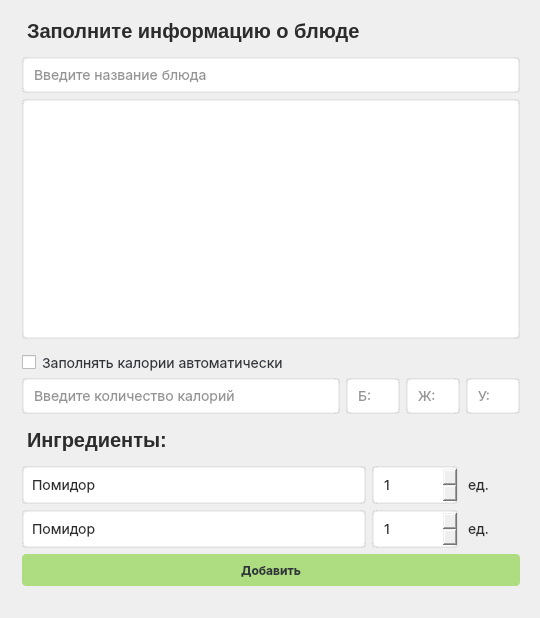
<?xml version="1.0" encoding="UTF-8"?>
<ui version="4.0">
 <class>MainWindow</class>
 <widget class="QMainWindow" name="MainWindow">
  <property name="geometry">
   <rect>
    <x>0</x>
    <y>0</y>
    <width>540</width>
    <height>618</height>
   </rect>
  </property>
  <property name="minimumSize">
   <size>
    <width>540</width>
    <height>0</height>
   </size>
  </property>
  <property name="maximumSize">
   <size>
    <width>540</width>
    <height>16777215</height>
   </size>
  </property>
  <property name="windowTitle">
   <string>Умное меню - Добавить блюдо</string>
  </property>
  <widget class="QWidget" name="centralwidget">
   <widget class="QFrame" name="verticalFrame">
    <property name="geometry">
     <rect>
      <x>0</x>
      <y>0</y>
      <width>542</width>
      <height>608</height>
     </rect>
    </property>
    <layout class="QVBoxLayout" name="verticalLayout">
     <property name="leftMargin">
      <number>22</number>
     </property>
     <property name="topMargin">
      <number>11</number>
     </property>
     <property name="rightMargin">
      <number>22</number>
     </property>
     <property name="bottomMargin">
      <number>22</number>
     </property>
     <item>
      <layout class="QVBoxLayout" name="verticalLayout_2">
       <property name="leftMargin">
        <number>0</number>
       </property>
       <property name="bottomMargin">
        <number>0</number>
       </property>
       <item>
        <widget class="QLabel" name="addDishHeaderLabel">
         <property name="enabled">
          <bool>true</bool>
         </property>
         <property name="styleSheet">
          <string notr="true">margin-top: 8px;
margin-bottom:8px;
  width: 435px;
  height: 24px;
  color: #2d2c2c;
  font-size: 20px;
  font-family: Inter, &quot;Extra Bold&quot;;
  font-weight: 800;
  text-align: left;
  vertical-align: top</string>
         </property>
         <property name="text">
          <string>Заполните информацию о блюде</string>
         </property>
        </widget>
       </item>
       <item>
        <widget class="QLineEdit" name="nameOfDishLineEdit">
         <property name="styleSheet">
          <string notr="true">background-color:#ffffff;
border-radius:4%;
border:2px solid rgba(100, 100, 100, 25);

color: #2d2c2c;

width:360px;
height:32px;

padding-left: 8px;
position:absolute;
text-align:left;
vertical-align:text-top;

font-size:14px;
font-family:Inter;
left:12px;
top:8px;</string>
         </property>
         <property name="text">
          <string/>
         </property>
         <property name="maxLength">
          <number>32770</number>
         </property>
         <property name="cursorPosition">
          <number>0</number>
         </property>
         <property name="placeholderText">
          <string>Введите название блюда</string>
         </property>
         <property name="cursorMoveStyle">
          <enum>Qt::LogicalMoveStyle</enum>
         </property>
         <property name="clearButtonEnabled">
          <bool>false</bool>
         </property>
        </widget>
       </item>
       <item>
        <widget class="QPlainTextEdit" name="infoDishPlainTextEdit">
         <property name="styleSheet">
          <string notr="true">background-color:#ffffff;
border-radius:4%;
border:2px solid rgba(100, 100, 100, 25);

color: #2d2c2c;

width:360px;
height:32px;

padding: 8px;
position:absolute;
text-align:left;
vertical-align:text-top;

font-size:14px;
font-family:Inter;
left:12px;
top:8px;</string>
         </property>
         <property name="plainText">
          <string/>
         </property>
         <property name="placeholderText">
          <string>Введите описание блюда</string>
         </property>
        </widget>
       </item>
       <item>
        <widget class="QCheckBox" name="calculateAutoNutritValuecheckBox">
         <property name="enabled">
          <bool>true</bool>
         </property>
         <property name="styleSheet">
          <string notr="true">margin-top: 8px;
background-color: none;
border: none;

text-align:left;
vertical-align:text-top;
font-size:12px;
font-family:Inter;
line-height:auto;
border-style:hidden;
outline:none;

color:#30353b;
text-align:left;
vertical-align:text-top;
font-size:14px;
font-family:Inter;
line-height:auto;
border-style:hidden;
outline:none;
width:435px;</string>
         </property>
         <property name="text">
          <string>Заполнять калории автоматически</string>
         </property>
         <property name="checked">
          <bool>false</bool>
         </property>
        </widget>
       </item>
       <item>
        <layout class="QHBoxLayout" name="nutritiansHorizontalLayout">
         <item>
          <widget class="QLineEdit" name="kaloriesLineEdit">
           <property name="styleSheet">
            <string notr="true">background-color:#ffffff;
border-radius:4%;
border:2px solid rgba(100, 100, 100, 25);

color: #2d2c2c;

width:360px;
height:32px;

padding-left: 8px;
position:absolute;
text-align:left;
vertical-align:text-top;

font-size:14px;
font-family:Inter;
left:12px;
top:8px;</string>
           </property>
           <property name="text">
            <string/>
           </property>
           <property name="cursorPosition">
            <number>0</number>
           </property>
           <property name="placeholderText">
            <string>Введите количество калорий</string>
           </property>
           <property name="clearButtonEnabled">
            <bool>false</bool>
           </property>
          </widget>
         </item>
         <item>
          <widget class="QLineEdit" name="proteinsLineEdit">
           <property name="styleSheet">
            <string notr="true">background-color:#ffffff;
border-radius:4%;
border:2px solid rgba(100, 100, 100, 25);

color: #2d2c2c;

height:32px;

padding-left: 8px;
position:absolute;
text-align:left;
vertical-align:text-top;

font-size:14px;
font-family:Inter;
left:12px;
top:8px;</string>
           </property>
           <property name="text">
            <string/>
           </property>
           <property name="cursorPosition">
            <number>0</number>
           </property>
           <property name="placeholderText">
            <string>Б:</string>
           </property>
           <property name="clearButtonEnabled">
            <bool>false</bool>
           </property>
          </widget>
         </item>
         <item>
          <widget class="QLineEdit" name="fatsLineEdit">
           <property name="styleSheet">
            <string notr="true">background-color:#ffffff;
border-radius:4%;
border:2px solid rgba(100, 100, 100, 25);

color: #2d2c2c;

height:32px;

padding-left: 8px;
position:absolute;
text-align:left;
vertical-align:text-top;

font-size:14px;
font-family:Inter;
left:12px;
top:8px;</string>
           </property>
           <property name="text">
            <string/>
           </property>
           <property name="cursorPosition">
            <number>0</number>
           </property>
           <property name="placeholderText">
            <string>Ж:</string>
           </property>
           <property name="clearButtonEnabled">
            <bool>false</bool>
           </property>
          </widget>
         </item>
         <item>
          <widget class="QLineEdit" name="carbohLineEdit">
           <property name="styleSheet">
            <string notr="true">background-color:#ffffff;
border-radius:4%;
border:2px solid rgba(100, 100, 100, 25);

color: #2d2c2c;

height:32px;

padding-left: 8px;
position:absolute;
text-align:left;
vertical-align:text-top;

font-size:14px;
font-family:Inter;
left:12px;
top:8px;</string>
           </property>
           <property name="text">
            <string/>
           </property>
           <property name="cursorPosition">
            <number>0</number>
           </property>
           <property name="placeholderText">
            <string>У:</string>
           </property>
           <property name="clearButtonEnabled">
            <bool>false</bool>
           </property>
          </widget>
         </item>
        </layout>
       </item>
       <item>
        <widget class="QLabel" name="ingredientsHeaderLabel">
         <property name="enabled">
          <bool>true</bool>
         </property>
         <property name="styleSheet">
          <string notr="true">margin-top: 8px;
margin-bottom:8px;
  width: 435px;
  height: 24px;
  color: #2d2c2c;
  font-size: 20px;
  font-family: Inter, &quot;Extra Bold&quot;;
  font-weight: 800;
  text-align: left;
  vertical-align: top</string>
         </property>
         <property name="text">
          <string>Ингредиенты:</string>
         </property>
        </widget>
       </item>
       <item>
        <layout class="QHBoxLayout" name="ingrHorizontalLayout1">
         <item>
          <widget class="QComboBox" name="ingredientComboBox_1">
           <property name="focusPolicy">
            <enum>Qt::StrongFocus</enum>
           </property>
           <property name="accessibleName">
            <string/>
           </property>
           <property name="styleSheet">
            <string notr="true">                QComboBox {
                    border: 2px solid rgba(100, 100, 100, 25);
                    color: #2d2c2c;
                    border-radius: 4%;
                    padding: 1px 18px 1px 3px;
                    max-height: 32px;
                    min-height: 32px;
                    font-size: 14px; 
                    font-family: Inter; 
                    padding-left: 8px;
                }
                QComboBox::drop-down {
                    border-left-width: 1px;
                    border-left-color: gray;
                    border-left-style: none;
                    border-top-right-radius: 4%;
                    border-bottom-right-radius: 4%;
                    font-size: 14px; 
                    font-family: Inter;
                    padding-left: 8px; 
                }</string>
           </property>
           <property name="currentText">
            <string>Помидор</string>
           </property>
           <property name="duplicatesEnabled">
            <bool>false</bool>
           </property>
           <property name="frame">
            <bool>true</bool>
           </property>
           <item>
            <property name="text">
             <string>Помидор</string>
            </property>
           </item>
          </widget>
         </item>
         <item>
          <widget class="QSpinBox" name="countIngredientsSpinBox_1">
           <property name="minimumSize">
            <size>
             <width>86</width>
             <height>0</height>
            </size>
           </property>
           <property name="maximumSize">
            <size>
             <width>86</width>
             <height>16777215</height>
            </size>
           </property>
           <property name="styleSheet">
            <string notr="true">                QSpinBox {
                    border: 2px solid rgba(100, 100, 100, 25);
                    color: #2d2c2c;
                    border-radius: 4%;
                    padding: 1px 18px 1px 3px;
                    height: 32px;
                    min-width: 56px;
                    max-width: 56px;
                    font-size: 14px; 
                    font-family: Inter; 
                    padding-left: 8px;
                }</string>
           </property>
           <property name="value">
            <number>1</number>
           </property>
          </widget>
         </item>
         <item>
          <widget class="QLabel" name="unitIngredLoabel_1">
           <property name="styleSheet">
            <string notr="true">background-color: none;
color: #2d2c2c;
border:none;
margin-top: 8px;
margin-bottom:8px;

text-align:left;
vertical-align:text-top;
font-size:14px;
font-family:Inter;
line-height:auto;
border-style:hidden;
outline:none;

min-width: 56px;
max-width: 56px;</string>
           </property>
           <property name="text">
            <string>ед.</string>
           </property>
           <property name="scaledContents">
            <bool>false</bool>
           </property>
           <property name="wordWrap">
            <bool>true</bool>
           </property>
          </widget>
         </item>
        </layout>
       </item>
       <item>
        <layout class="QHBoxLayout" name="ingrHorizontalLayout2">
         <item>
          <widget class="QComboBox" name="ingredientComboBox_2">
           <property name="focusPolicy">
            <enum>Qt::StrongFocus</enum>
           </property>
           <property name="accessibleName">
            <string/>
           </property>
           <property name="styleSheet">
            <string notr="true">                QComboBox {
                    border: 2px solid rgba(100, 100, 100, 25);
                    color: #2d2c2c;
                    border-radius: 4%;
                    padding: 1px 18px 1px 3px;
                    max-height: 32px;
                    min-height: 32px;
                    font-size: 14px; 
                    font-family: Inter; 
                    padding-left: 8px;
                }
                QComboBox::drop-down {
                    border-left-width: 1px;
                    border-left-color: gray;
                    border-left-style: none;
                    border-top-right-radius: 4%;
                    border-bottom-right-radius: 4%;
                    font-size: 14px; 
                    font-family: Inter;
                    padding-left: 8px; 
                }</string>
           </property>
           <property name="currentText">
            <string>Помидор</string>
           </property>
           <property name="duplicatesEnabled">
            <bool>false</bool>
           </property>
           <property name="frame">
            <bool>true</bool>
           </property>
           <item>
            <property name="text">
             <string>Помидор</string>
            </property>
           </item>
          </widget>
         </item>
         <item>
          <widget class="QSpinBox" name="countIngredientsSpinBox_2">
           <property name="minimumSize">
            <size>
             <width>86</width>
             <height>0</height>
            </size>
           </property>
           <property name="maximumSize">
            <size>
             <width>86</width>
             <height>16777215</height>
            </size>
           </property>
           <property name="styleSheet">
            <string notr="true">                QSpinBox {
                    border: 2px solid rgba(100, 100, 100, 25);
                    color: #2d2c2c;
                    border-radius: 4%;
                    padding: 1px 18px 1px 3px;
                    height: 32px;
                    min-width: 56px;
                    max-width: 56px;
                    font-size: 14px; 
                    font-family: Inter; 
                    padding-left: 8px;
                }</string>
           </property>
           <property name="value">
            <number>1</number>
           </property>
          </widget>
         </item>
         <item>
          <widget class="QLabel" name="unitIngredLoabel_2">
           <property name="styleSheet">
            <string notr="true">background-color: none;
color: #2d2c2c;
border:none;
margin-top: 8px;
margin-bottom:8px;

text-align:left;
vertical-align:text-top;
font-size:14px;
font-family:Inter;
line-height:auto;
border-style:hidden;
outline:none;

min-width: 56px;
max-width: 56px;</string>
           </property>
           <property name="text">
            <string>ед.</string>
           </property>
           <property name="scaledContents">
            <bool>false</bool>
           </property>
           <property name="wordWrap">
            <bool>true</bool>
           </property>
          </widget>
         </item>
        </layout>
       </item>
       <item>
        <widget class="QPushButton" name="addDishPushButton">
         <property name="styleSheet">
          <string notr="true">QPushButton{
height:32px;
width:auto;

color: #30353B;
background: #ADDC81;

text-align:center;
vertical-align:center;
font-size:12px;
font-family:Inter;
line-height:auto;
font-weight: bold;

border-radius:4%;
border: 2 px solid #ADFF81;
}

QPushButton:hover {
background: #AAAA81;
}

QPushButton:pressed{
background: #AAAAFF;
}


</string>
         </property>
         <property name="text">
          <string>Добавить</string>
         </property>
        </widget>
       </item>
      </layout>
     </item>
    </layout>
   </widget>
  </widget>
 </widget>
 <resources/>
 <connections/>
</ui>
